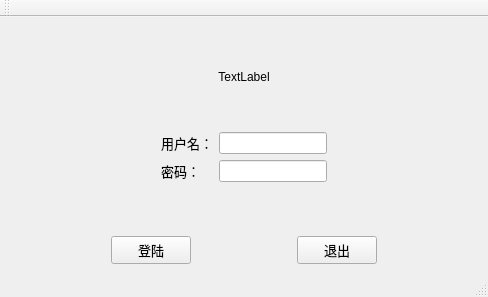
<?xml version="1.0" encoding="UTF-8"?>
<ui version="4.0">
 <class>MainWindow</class>
 <widget class="QMainWindow" name="MainWindow">
  <property name="geometry">
   <rect>
    <x>0</x>
    <y>0</y>
    <width>488</width>
    <height>297</height>
   </rect>
  </property>
  <property name="windowTitle">
   <string>YEP！智能打印</string>
  </property>
  <property name="windowIcon">
   <iconset>
    <normaloff>../release/data/icon.png</normaloff>../release/data/icon.png</iconset>
  </property>
  <widget class="QWidget" name="centralWidget">
   <layout class="QVBoxLayout" name="verticalLayout">
    <item>
     <layout class="QVBoxLayout" name="verticalLayout_2">
      <item>
       <layout class="QHBoxLayout" name="horizontalLayout_2">
        <item>
         <widget class="QLabel" name="logo_label">
          <property name="sizePolicy">
           <sizepolicy hsizetype="Preferred" vsizetype="Preferred">
            <horstretch>0</horstretch>
            <verstretch>0</verstretch>
           </sizepolicy>
          </property>
          <property name="sizeIncrement">
           <size>
            <width>344</width>
            <height>130</height>
           </size>
          </property>
          <property name="baseSize">
           <size>
            <width>344</width>
            <height>130</height>
           </size>
          </property>
          <property name="layoutDirection">
           <enum>Qt::LeftToRight</enum>
          </property>
          <property name="text">
           <string>TextLabel</string>
          </property>
          <property name="alignment">
           <set>Qt::AlignCenter</set>
          </property>
         </widget>
        </item>
       </layout>
      </item>
      <item>
       <layout class="QHBoxLayout" name="horizontalLayout_3">
        <item>
         <spacer name="horizontalSpacer_6">
          <property name="orientation">
           <enum>Qt::Horizontal</enum>
          </property>
          <property name="sizeHint" stdset="0">
           <size>
            <width>40</width>
            <height>20</height>
           </size>
          </property>
         </spacer>
        </item>
        <item>
         <layout class="QFormLayout" name="formLayout">
          <item row="0" column="0">
           <widget class="QLabel" name="label">
            <property name="font">
             <font>
              <pointsize>10</pointsize>
             </font>
            </property>
            <property name="text">
             <string>用户名：</string>
            </property>
           </widget>
          </item>
          <item row="1" column="0">
           <widget class="QLabel" name="label_2">
            <property name="font">
             <font>
              <pointsize>10</pointsize>
             </font>
            </property>
            <property name="text">
             <string>密码：</string>
            </property>
           </widget>
          </item>
          <item row="0" column="1">
           <widget class="QLineEdit" name="lineEdit"/>
          </item>
          <item row="1" column="1">
           <widget class="QLineEdit" name="lineEdit_2"/>
          </item>
         </layout>
        </item>
        <item>
         <spacer name="horizontalSpacer_5">
          <property name="orientation">
           <enum>Qt::Horizontal</enum>
          </property>
          <property name="sizeHint" stdset="0">
           <size>
            <width>40</width>
            <height>20</height>
           </size>
          </property>
         </spacer>
        </item>
       </layout>
      </item>
      <item>
       <layout class="QHBoxLayout" name="horizontalLayout">
        <property name="leftMargin">
         <number>0</number>
        </property>
        <item>
         <spacer name="horizontalSpacer_3">
          <property name="orientation">
           <enum>Qt::Horizontal</enum>
          </property>
          <property name="sizeHint" stdset="0">
           <size>
            <width>40</width>
            <height>20</height>
           </size>
          </property>
         </spacer>
        </item>
        <item>
         <widget class="QPushButton" name="Login_button">
          <property name="font">
           <font>
            <pointsize>10</pointsize>
           </font>
          </property>
          <property name="text">
           <string>登陆</string>
          </property>
         </widget>
        </item>
        <item>
         <spacer name="horizontalSpacer_2">
          <property name="orientation">
           <enum>Qt::Horizontal</enum>
          </property>
          <property name="sizeHint" stdset="0">
           <size>
            <width>40</width>
            <height>20</height>
           </size>
          </property>
         </spacer>
        </item>
        <item>
         <widget class="QPushButton" name="Exit_button">
          <property name="font">
           <font>
            <pointsize>10</pointsize>
           </font>
          </property>
          <property name="locale">
           <locale language="Chinese" country="China"/>
          </property>
          <property name="text">
           <string>退出</string>
          </property>
         </widget>
        </item>
        <item>
         <spacer name="horizontalSpacer_4">
          <property name="orientation">
           <enum>Qt::Horizontal</enum>
          </property>
          <property name="sizeHint" stdset="0">
           <size>
            <width>40</width>
            <height>20</height>
           </size>
          </property>
         </spacer>
        </item>
       </layout>
      </item>
     </layout>
    </item>
   </layout>
  </widget>
  <widget class="QMenuBar" name="menuBar">
   <property name="geometry">
    <rect>
     <x>0</x>
     <y>0</y>
     <width>488</width>
     <height>21</height>
    </rect>
   </property>
  </widget>
  <widget class="QToolBar" name="mainToolBar">
   <attribute name="toolBarArea">
    <enum>TopToolBarArea</enum>
   </attribute>
   <attribute name="toolBarBreak">
    <bool>false</bool>
   </attribute>
  </widget>
  <widget class="QStatusBar" name="statusBar"/>
 </widget>
 <layoutdefault spacing="6" margin="11"/>
 <resources/>
 <connections/>
</ui>
